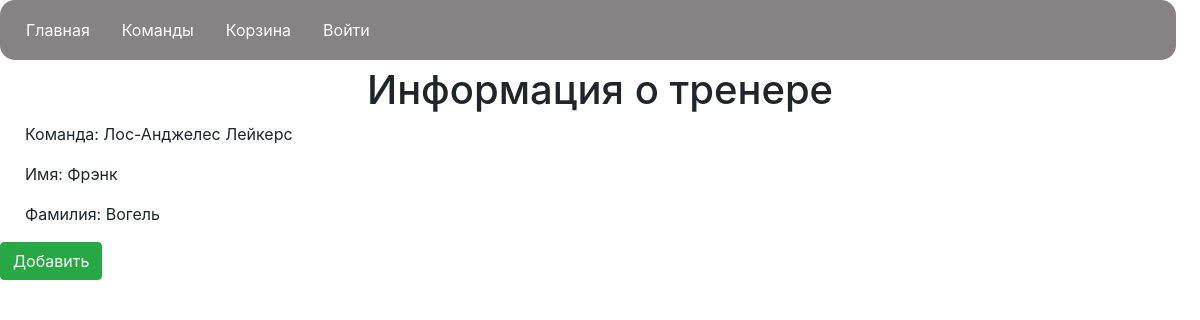
The app's page /commands/trainer/1 with its own data.
### mainapp/models.py (models this page shows, shortened)
class Trainer(models.Model):
    team = models.ForeignKey(Team, on_delete=models.CASCADE)
    name = models.CharField('Имя', max_length=128)
    surname = models.CharField('Фамилия', max_length=128)
    class Meta:
        verbose_name = 'Тренеры'
        verbose_name_plural = 'Тренер'

class Team(models.Model):
    command = models.CharField('Команда', max_length=128)
    win = models.IntegerField('Победы', default=0)
    defeat = models.IntegerField('Поражения', default=0)
    def __str__(self):
        return self.command
    class Meta:
        verbose_name = 'Команды'
        verbose_name_plural = 'Команда'

### mainapp/views.py (the view)
# urls.py: path('commands/trainer/<int:pk>', mainapp.trainer_page, name='trainer_page'),
def trainer_page(request, pk):
    trainer = Trainer.objects.get(pk=pk)
    context = {
        'trainer': trainer,
        'page_title': 'Информация о тренере'
    }
    return render(request, 'mainapp/trainer_page.html', context)

### mainapp/templates/mainapp/trainer_page.html
{% extends 'mainapp/base.html' %}
{% block content %}
    <h1>Информация о тренере</h1>
    <p class="trainer-team">
        Команда: {{ trainer.team }}
    </p>
    <p class="trainer-name">
        Имя: {{ trainer.name }}
    </p>
    <p class="course-surname">
        Фамилия: {{ trainer.surname }}
    </p>
    <a href="{% url 'basket:add' trainer.id %}"
       class="btn btn-success">
            Добавить
    </a>
{% endblock %}

### static/css/main.css (style rules this page uses)
h1 { text-align: center; }
p { margin: 10px 25px; }

### records on screen
Trainer: team "Лос-Анджелес Лейкерс", name "Фрэнк", surname "Вогель"
